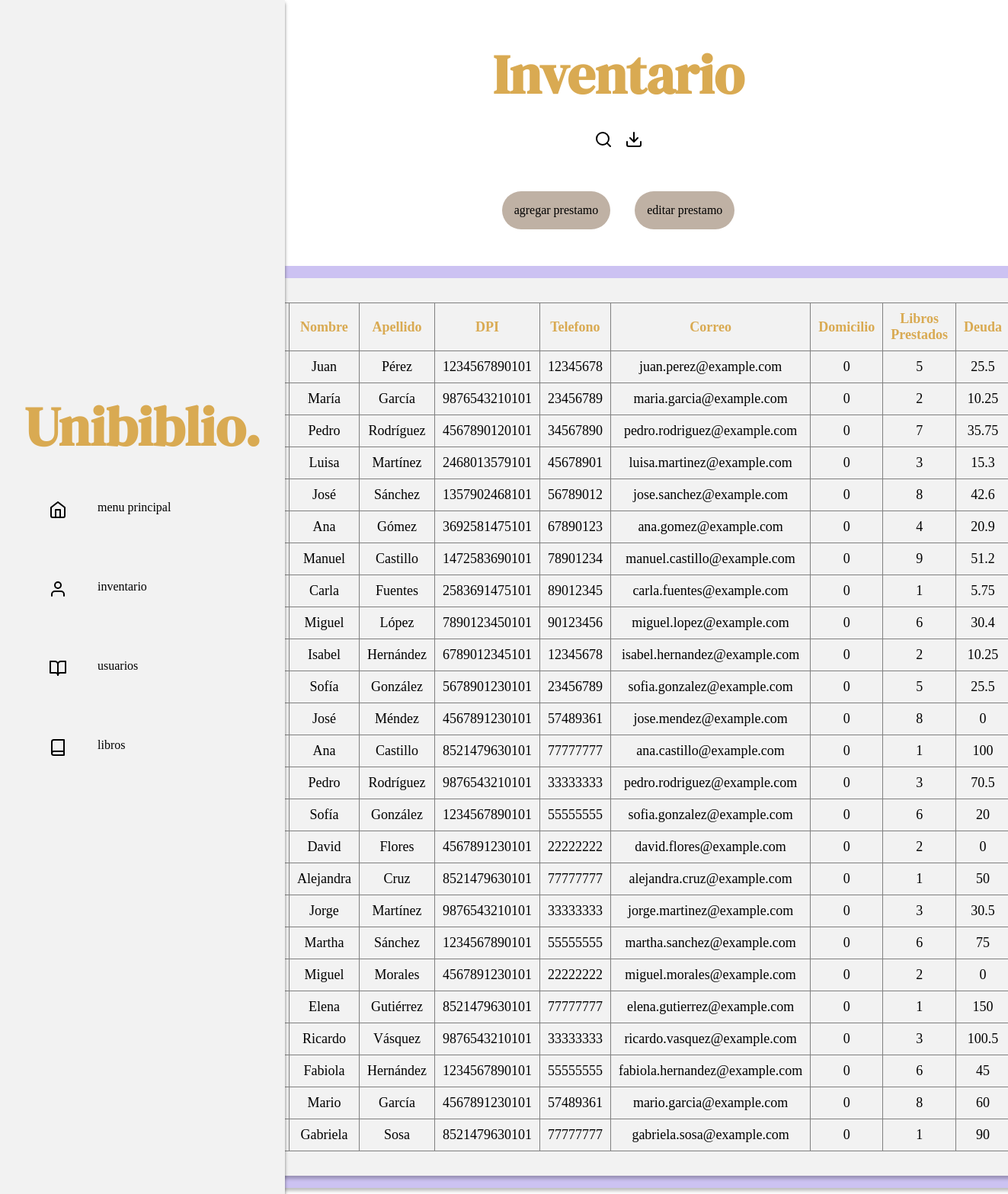
/index_inventario.php, run on the app's committed database.
### tables this page shows
CREATE TABLE `usuario` (
  `ID_USUARIO` int(11) NOT NULL,
  `NOMBRE` varchar(100) NOT NULL,
  `APELLIDO` varchar(100) NOT NULL,
  `DPI` bigint(20) NOT NULL,
  `TELEFONO` int(11) NOT NULL,
  `CORREO` varchar(100) NOT NULL,
  `DOMICILIO` varchar(100) NOT NULL,
  `LIBROS_PRESTADOS` int(11) NOT NULL,
  `DEUDA` double NOT NULL,
  `ID_ESTATUS` int(11) NOT NULL,
  `ID_GRUPO` int(11) NOT NULL
);

### index_inventario.php (the view, shortened to what this page needs)
<?php
    include("funciones/conexion_bd.php");
?>
<!DOCTYPE html>
<html lang="en">
<head>
    <link rel="stylesheet" href="node_modules/sweetalert2/dist/sweetalert2.min.css">
    <link rel="stylesheet" href="responsive.css"/>
</head>
<body>
    <div class="menu-toggle">
        <div class="contenido">
            <h1 class="titulo">Unibiblio.</h1>
            <nav class="options">
                <ul class="list">
                    <li><a href="index.php">menu principal</a></li>
                    <li><svg xmlns="http://www.w3.org/2000/svg" width="24" height="24" viewBox="0 0 24 24" fill="none" stroke="currentColor" stroke-width="2" stroke-linecap="round" stroke-linejoin="round" class="feather feather-user"><path d="M20 21v-2a4 4 0 0 0-4-4H8a4 4 0 0 0-4 4v2"></path><circle cx="12" cy="7" r="4"></circle></svg><a href="index_inventario.php">inventario</a></li>
                    <li><a href="index_usuario.php">usuarios</a></li>
                    <li><a href="index_libros.php">libros</a></li>
                </ul>
            </nav>
        </div>
    </div>
    <div class="dashboard-1">
        <div class="content-usr">
            <h1 class="titulo">Inventario</h1>
            <nav class="options">
                <ul class="list">
                    <li><svg xmlns="http://www.w3.org/2000/svg" width="24" height="24" viewBox="0 0 24 24" fill="none" stroke="currentColor" stroke-width="2" stroke-linecap="round" stroke-linejoin="round" class="feather feather-search"><circle cx="11" cy="11" r="8"></circle><line x1="21" y1="21" x2="16.65" y2="16.65"></line></svg></li>
                    <li></li>
                </ul>
            </nav>
            <ul class="list">
                <li class="btn"><a href="Insercion_prestamo.php">agregar prestamo</a></li>
                <li class="btn"><a href="modificacion_prestamo.php">editar prestamo</a></li>
            </ul>
        </div>
        <div class="section_tabla">
            <div class="fondo_tabla">
                <div class="tabla">
                    <?php
                        $consulta = "SELECT * FROM USUARIO";
                        $resultado = mysqli_query($conn, $consulta);
                        echo "<table border='1' align='center'>
                                <tr>
                                    <th>ID Usuario</th>
                                    <th>Nombre</th>
                                    <th>Apellido</th>
                                    <th>DPI</th>
                                    <th>Telefono</th>
                                    <th>Correo</th>
                                    <th>Domicilio</th>
                                    <th>Libros Prestados</th>
                                    <th>Deuda</th>
                                </tr>";
                         while ($fila = mysqli_fetch_array($resultado)) {
                            echo "<tr>";
                            echo "<td>" . $fila['ID_USUARIO'] . "</td>";
                            echo "<td>" . $fila['NOMBRE'] . "</td>";
                            echo "<td>" . $fila['APELLIDO'] . "</td>";
                            echo "<td>" . $fila['DPI'] . "</td>";
                            echo "<td>" . $fila['TELEFONO'] . "</td>";
                            echo "<td>" . $fila['CORREO'] . "</td>";
                            echo "<td>" . $fila['DOMICILIO'] . "</td>";
                            echo "<td>" . $fila['LIBROS_PRESTADOS'] . "</td>";
                            echo "<td>" . $fila['DEUDA'] . "</td>";
                            echo "</tr>";
                        }
                        echo "</table>";
                    ?>
                </div>
            </div>
        </div>
    </div>
</body>
</html>

### responsive.css (style rules this page uses)
.dashboard-1 { margin-top: 3rem; margin-left: 300px; }
h1 { font-family: 'DM Serif Display', serif; text-align: center; font-size: 72px; color: #D9AA52; margin: 0; }
.menu-toggle { position: fixed; background: #F2F2F2; box-shadow: 0px 4px 4px rgba(0, 0, 0, 0.5); top: 0; left: 0; bottom: 0; z-index: 1; padding: 1rem 2rem; margin: 0; }
.menu-toggle .contenido { display: flex; flex-direction: column; height: 100%; justify-content: center; }
.menu-toggle .contenido .options .list { display: flex; flex-direction: column; list-style: none; text-align: center; padding: 0; }
.menu-toggle .contenido .options .list li { display: flex; margin-bottom: 1rem; padding: 2rem; }
.menu-toggle .contenido .options .list li a { text-decoration: none; font-family: Calisto MT; color: black; padding-left: 2.5rem; }
.dashboard-1 .content-usr .options .list { display: flex; flex-direction: row; justify-content: center; list-style: none; text-align: center; padding: 0; }
.dashboard-1 .content-usr .options .list li { display: flex; padding: 0.5rem; }
.dashboard-1 .content-usr .list { display: flex; flex-direction: row; justify-content: center; list-style: none; text-align: center; padding: 1rem; }
.dashboard-1 .content-usr .list .btn { display: flex; padding: 1rem; margin: 1rem; background: #BFB1A4; border-radius: 30px; }
.dashboard-1 .content-usr .list .btn a { text-decoration: none; color: black; font-family: Calisto MT; }
.dashboard-1 .section_tabla { display: flex; justify-content: center; }
.dashboard-1 .section_tabla .fondo_tabla { padding: 1rem; text-align: center; background: #CCC2F2; box-shadow: 0px 4px 4px rgba(0, 0, 0, 0.25); border-radius: 30px; }
.dashboard-1 .section_tabla .fondo_tabla .tabla { box-shadow: 0px 4px 4px rgba(0, 0, 0, 0.25); border-radius: 30px; background-color: #F2F2F2; padding: 2rem; font-family: Calisto MT; font-size: 18px; }
.dashboard-1 .fondo_tabla .tabla table { border-collapse: collapse; width: 10px; }
.dashboard-1 .fondo_tabla .tabla table th { color: #D9AA52; padding: 10px; }
.dashboard-1 .fondo_tabla .tabla table td { padding: 10px; }

### data on the page
usuario: NOMBRE "Juan", APELLIDO "Pérez", DPI "1234567890101", TELEFONO "12345678", CORREO "juan.perez@example.com", DOMICILIO "0", LIBROS_PRESTADOS "5", DEUDA "25.5"
usuario: NOMBRE "María", APELLIDO "García", DPI "9876543210101", TELEFONO "23456789", CORREO "maria.garcia@example.com", DOMICILIO "0", LIBROS_PRESTADOS "2", DEUDA "10.25"
usuario: NOMBRE "Pedro", APELLIDO "Rodríguez", DPI "4567890120101", TELEFONO "34567890", CORREO "pedro.rodriguez@example.com", DOMICILIO "0", LIBROS_PRESTADOS "7", DEUDA "35.75"
usuario: NOMBRE "Luisa", APELLIDO "Martínez", DPI "2468013579101", TELEFONO "45678901", CORREO "luisa.martinez@example.com", DOMICILIO "0", LIBROS_PRESTADOS "3", DEUDA "15.3"
usuario: NOMBRE "José", APELLIDO "Sánchez", DPI "1357902468101", TELEFONO "56789012", CORREO "jose.sanchez@example.com", DOMICILIO "0", LIBROS_PRESTADOS "8", DEUDA "42.6"
usuario: NOMBRE "Ana", APELLIDO "Gómez", DPI "3692581475101", TELEFONO "67890123", CORREO "ana.gomez@example.com", DOMICILIO "0", LIBROS_PRESTADOS "4", DEUDA "20.9"
usuario: NOMBRE "Manuel", APELLIDO "Castillo", DPI "1472583690101", TELEFONO "78901234", CORREO "manuel.castillo@example.com", DOMICILIO "0", LIBROS_PRESTADOS "9", DEUDA "51.2"
usuario: NOMBRE "Carla", APELLIDO "Fuentes", DPI "2583691475101", TELEFONO "89012345", CORREO "carla.fuentes@example.com", DOMICILIO "0", LIBROS_PRESTADOS "1", DEUDA "5.75"
usuario: NOMBRE "Miguel", APELLIDO "López", DPI "7890123450101", TELEFONO "90123456", CORREO "miguel.lopez@example.com", DOMICILIO "0", LIBROS_PRESTADOS "6", DEUDA "30.4"
usuario: NOMBRE "Isabel", APELLIDO "Hernández", DPI "6789012345101", TELEFONO "12345678", CORREO "isabel.hernandez@example.com", DOMICILIO "0", LIBROS_PRESTADOS "2", DEUDA "10.25"
usuario: NOMBRE "Sofía", APELLIDO "González", DPI "5678901230101", TELEFONO "23456789", CORREO "sofia.gonzalez@example.com", DOMICILIO "0", LIBROS_PRESTADOS "5", DEUDA "25.5"
usuario: NOMBRE "José", APELLIDO "Méndez", DPI "4567891230101", TELEFONO "57489361", CORREO "jose.mendez@example.com", DOMICILIO "0", LIBROS_PRESTADOS "8", DEUDA "0"
usuario: NOMBRE "Ana", APELLIDO "Castillo", DPI "8521479630101", TELEFONO "77777777", CORREO "ana.castillo@example.com", DOMICILIO "0", LIBROS_PRESTADOS "1", DEUDA "100"
usuario: NOMBRE "Pedro", APELLIDO "Rodríguez", DPI "9876543210101", TELEFONO "33333333", CORREO "pedro.rodriguez@example.com", DOMICILIO "0", LIBROS_PRESTADOS "3", DEUDA "70.5"
usuario: NOMBRE "Sofía", APELLIDO "González", DPI "1234567890101", TELEFONO "55555555", CORREO "sofia.gonzalez@example.com", DOMICILIO "0", LIBROS_PRESTADOS "6", DEUDA "20"
usuario: NOMBRE "David", APELLIDO "Flores", DPI "4567891230101", TELEFONO "22222222", CORREO "david.flores@example.com", DOMICILIO "0", LIBROS_PRESTADOS "2", DEUDA "0"
usuario: NOMBRE "Alejandra", APELLIDO "Cruz", DPI "8521479630101", TELEFONO "77777777", CORREO "alejandra.cruz@example.com", DOMICILIO "0", LIBROS_PRESTADOS "1", DEUDA "50"
usuario: NOMBRE "Jorge", APELLIDO "Martínez", DPI "9876543210101", TELEFONO "33333333", CORREO "jorge.martinez@example.com", DOMICILIO "0", LIBROS_PRESTADOS "3", DEUDA "30.5"
usuario: NOMBRE "Martha", APELLIDO "Sánchez", DPI "1234567890101", TELEFONO "55555555", CORREO "martha.sanchez@example.com", DOMICILIO "0", LIBROS_PRESTADOS "6", DEUDA "75"
usuario: NOMBRE "Miguel", APELLIDO "Morales", DPI "4567891230101", TELEFONO "22222222", CORREO "miguel.morales@example.com", DOMICILIO "0", LIBROS_PRESTADOS "2", DEUDA "0"
usuario: NOMBRE "Elena", APELLIDO "Gutiérrez", DPI "8521479630101", TELEFONO "77777777", CORREO "elena.gutierrez@example.com", DOMICILIO "0", LIBROS_PRESTADOS "1", DEUDA "150"
usuario: NOMBRE "Ricardo", APELLIDO "Vásquez", DPI "9876543210101", TELEFONO "33333333", CORREO "ricardo.vasquez@example.com", DOMICILIO "0", LIBROS_PRESTADOS "3", DEUDA "100.5"
usuario: NOMBRE "Fabiola", APELLIDO "Hernández", DPI "1234567890101", TELEFONO "55555555", CORREO "fabiola.hernandez@example.com", DOMICILIO "0", LIBROS_PRESTADOS "6", DEUDA "45"
usuario: NOMBRE "Mario", APELLIDO "García", DPI "4567891230101", TELEFONO "57489361", CORREO "mario.garcia@example.com", DOMICILIO "0", LIBROS_PRESTADOS "8", DEUDA "60"
usuario: NOMBRE "Gabriela", APELLIDO "Sosa", DPI "8521479630101", TELEFONO "77777777", CORREO "gabriela.sosa@example.com", DOMICILIO "0", LIBROS_PRESTADOS "1", DEUDA "90"
